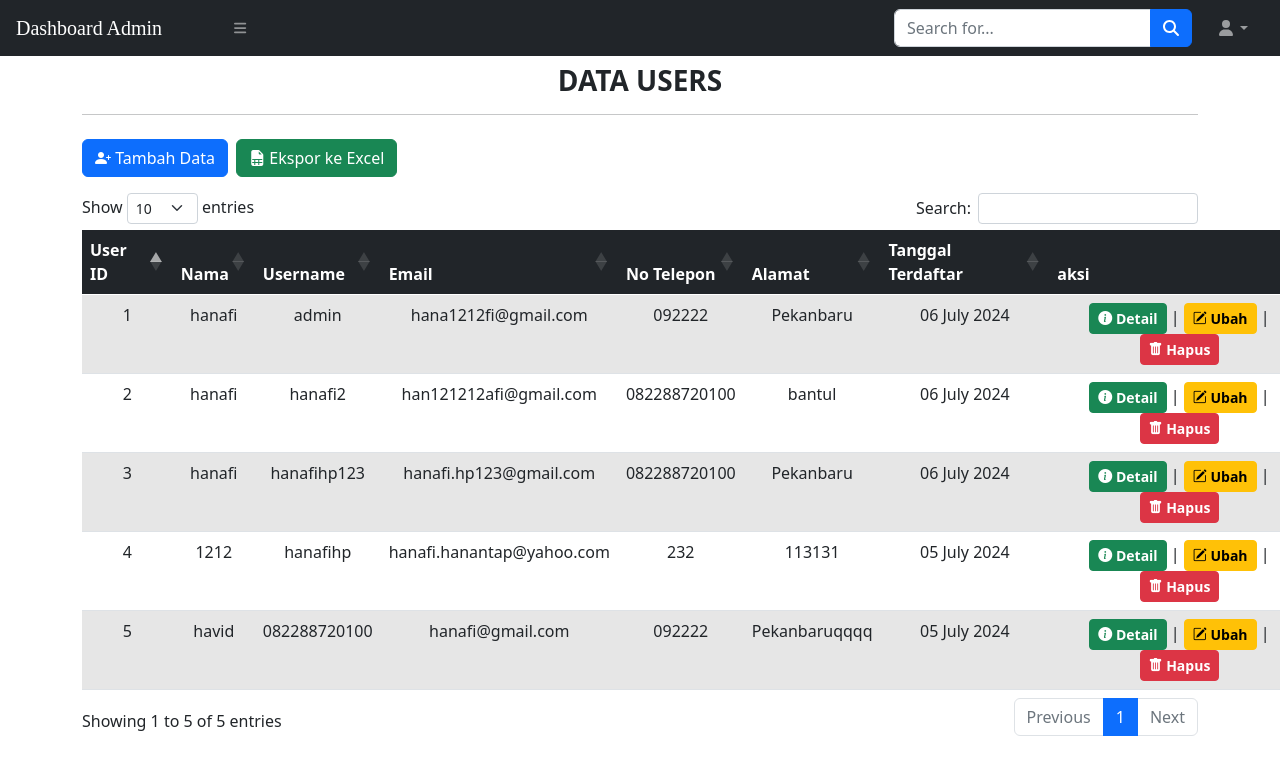
The app's page /admin/tb_users/index.php with its own data.
### tables this page shows
CREATE TABLE `users` (
  `user_id` int(11) NOT NULL,
  `nama` varchar(100) NOT NULL,
  `username` varchar(50) NOT NULL,
  `password` varchar(255) NOT NULL,
  `email` varchar(100) NOT NULL,
  `no_telepon` varchar(15) DEFAULT NULL,
  `alamat` text DEFAULT NULL,
  `tanggal_terdaftar` timestamp NOT NULL DEFAULT current_timestamp()
);

### admin/tb_users/function.php (called while the page is built, shortened)
<?php
$koneksi = mysqli_connect("localhost", "root", "", "fp_pemweb");
function query($query)
{
    global $koneksi;
    $result = mysqli_query($koneksi, $query);
    $rows = [];
    while ($row = mysqli_fetch_assoc($result)) {
        $rows[] = $row;
    }
    return $rows;
}

### admin/tb_users/index.php (the view, shortened to what this page needs)
<?php
require 'function.php';
$users = query("SELECT * FROM users ORDER BY tanggal_terdaftar DESC");
?>
<!DOCTYPE html>
<html lang="en">
<head>
    <link href="https://cdn.jsdelivr.net/npm/bootstrap@5.0.0-beta2/dist/css/bootstrap.min.css" rel="stylesheet"
>
    <link rel="stylesheet" href="https://cdn.jsdelivr.net/npm/bootstrap-icons@1.4.0/font/bootstrap-icons.css">
    <link rel="stylesheet" href="https://cdn.datatables.net/1.10.23/css/dataTables.bootstrap5.min.css">
    <link rel="stylesheet" href="https://cdn.jsdelivr.net/npm/bootstrap@5.0.0-beta1/dist/css/bootstrap.min.css">
    <link rel="stylesheet" href="../admin/asset/style/style-tb.css">
    <link href="https://cdn.jsdelivr.net/npm/simple-datatables@7.1.2/dist/style.min.css" rel="stylesheet" />
    <link href="../asset/style/admin.css" rel="stylesheet" />
</head>
<body>
    <nav class="sb-topnav navbar navbar-expand navbar-dark bg-dark">
        <a class="navbar-brand ps-3" href="../../admin/admin.php">Dashboard Admin</a>
        <button class="btn btn-link btn-sm order-1 order-lg-0 me-4 me-lg-0" id="sidebarToggle" href="#!"><i
                class="fas fa-bars"></i></button>
        <form class="d-none d-md-inline-block form-inline ms-auto me-0 me-md-3 my-2 my-md-0">
            <div class="input-group">
                <input class="form-control" type="text" placeholder="Search for..." aria-label="Search for..."
                    aria-describedby="btnNavbarSearch" />
                <button class="btn btn-primary" id="btnNavbarSearch" type="button"><i
                        class="fas fa-search"></i></button>
            </div>
        </form>
        <ul class="navbar-nav ms-auto ms-md-0 me-3 me-lg-4">
            <li class="nav-item dropdown">
                <a class="nav-link dropdown-toggle" id="navbarDropdown" href="#" role="button" data-bs-toggle="dropdown"
                    aria-expanded="false"><i class="fas fa-user fa-fw"></i></a>
            </li>
        </ul>
    </nav>
    <div class="container">
        <div class="row my-2">
            <div class="col-md">
                <h3 class="text-center fw-bold text-uppercase">Data Users</h3>
                <hr>
            </div>
        </div>
        <div class="row my-2">
            <div class="col-md">
                <a href="addData.php" class="btn btn-primary"><i class="bi bi-person-plus-fill"></i>&nbsp;Tambah
                    Data</a>
                <a href="export.php" target="_blank" class="btn btn-success ms-1"><i
                        class="bi bi-file-earmark-spreadsheet-fill"></i>&nbsp;Ekspor ke Excel</a>
            </div>
        </div>
        <div class="row my-3">
            <div class="col-md">
                <table id="data" class="table table-striped table-responsive table-hover text-center"
                    style="width:110%">
                    <thead class="table-dark">
                        <tr>
                            <th>User ID</th>
                            <th>Nama</th>
                            <th>Username</th>
                            <th>Email</th>
                            <th>No Telepon</th>
                            <th>Alamat</th>
                            <th>Tanggal Terdaftar</th>
                            <th>aksi</th>
                        </tr>
                    </thead>
                    <tbody>
                        <?php $no = 1; ?>
                        <?php foreach ($users as $row): ?>
                            <tr>
                                <td><?= $no++; ?></td>
                                <td><?= $row['nama']; ?></td>
                                <td><?= $row['username']; ?></td>
                                <td><?= $row['email']; ?></td>
                                <td><?= $row['no_telepon']; ?></td>
                                <td style="width:110px"><?= $row['alamat']; ?></td>
                                <td><?= date('d F Y', strtotime($row['tanggal_terdaftar'])); ?></td>
                                <td>
                                    <button class="btn btn-success btn-sm text-white detail"
                                        data-id="<?= $row['user_id']; ?>" style="font-weight: 600;"><i
                                            class="bi bi-info-circle-fill"></i>&nbsp;Detail</button> |
                                    <a href="ubah.php?user_id=<?= $row['user_id']; ?>" class="btn btn-warning btn-sm"
                                        style="font-weight: 600;"><i class="bi bi-pencil-square"></i>&nbsp;Ubah</a> |
                                    <a href="hapus.php?user_id=<?= $row['user_id']; ?>" class="btn btn-danger btn-sm"
                                        style="font-weight: 600;"
                                        onclick="return confirm('Apakah anda yakin ingin menghapus data <?= $row['nama']; ?> ?');"><i
                                            class="bi bi-trash-fill"></i>&nbsp;Hapus</a>
                                </td>
                            </tr>
                        <?php endforeach; ?>
                    </tbody>
                </table>
            </div>
        </div>
    </div>
</body>
</html>

### admin/asset/style/style-tb.css (style rules this page uses)
body { font-family: 'Gill Sans', 'Gill Sans MT', Calibri, 'Trebuchet MS', sans-serif; }
.navbar-brand { font-family: 'Righteous', cursive; }
.container { margin: 0; }

### records on screen
users: nama "hanafi", username "admin", email "hana1212fi@gmail.com", no_telepon "092222", alamat "Pekanbaru", tanggal_terdaftar "06 July 2024"
users: nama "hanafi", username "hanafi2", email "han121212afi@gmail.com", no_telepon "082288720100", alamat "bantul", tanggal_terdaftar "06 July 2024"
users: nama "hanafi", username "hanafihp123", email "hanafi.hp123@gmail.com", no_telepon "082288720100", alamat "Pekanbaru", tanggal_terdaftar "06 July 2024"
users: nama "1212", username "hanafihp", email "hanafi.hanantap@yahoo.com", no_telepon "232", alamat "113131", tanggal_terdaftar "05 July 2024"
users: nama "havid", username "082288720100", email "hanafi@gmail.com", no_telepon "092222", alamat "Pekanbaruqqqq", tanggal_terdaftar "05 July 2024"
